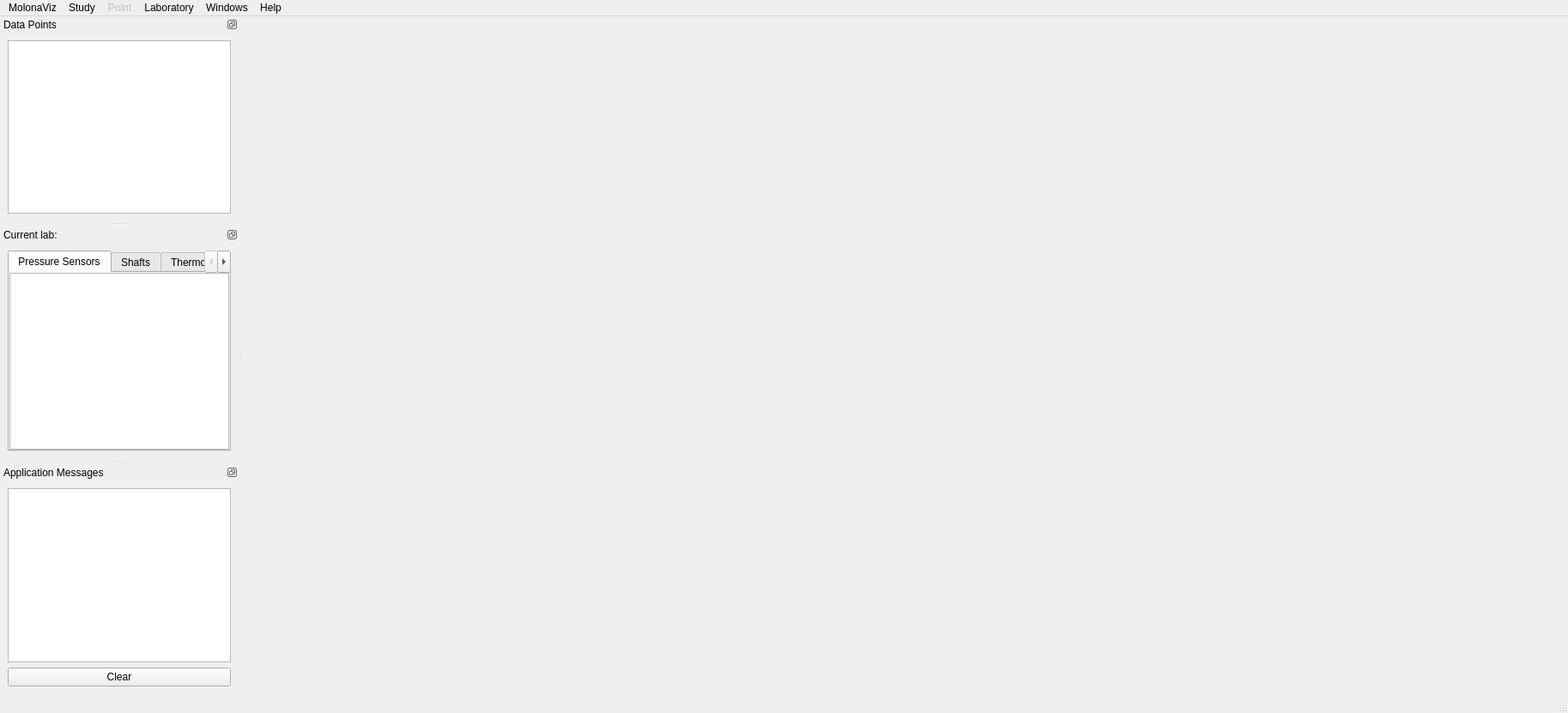
<?xml version="1.0" encoding="UTF-8"?>
<ui version="4.0">
 <class>MainWindow</class>
 <widget class="QMainWindow" name="MainWindow">
  <property name="geometry">
   <rect>
    <x>0</x>
    <y>0</y>
    <width>1827</width>
    <height>831</height>
   </rect>
  </property>
  <property name="mouseTracking">
   <bool>false</bool>
  </property>
  <property name="contextMenuPolicy">
   <enum>Qt::CustomContextMenu</enum>
  </property>
  <property name="windowTitle">
   <string>MolonaViz</string>
  </property>
  <widget class="QWidget" name="centralwidget"/>
  <widget class="QMenuBar" name="menubar">
   <property name="geometry">
    <rect>
     <x>0</x>
     <y>0</y>
     <width>1827</width>
     <height>26</height>
    </rect>
   </property>
   <widget class="QMenu" name="menuStudy">
    <property name="title">
     <string>Study</string>
    </property>
    <addaction name="actionCreateStudy"/>
    <addaction name="actionOpenStudy"/>
    <addaction name="separator"/>
    <addaction name="actionClose_Study"/>
   </widget>
   <widget class="QMenu" name="menuPoint">
    <property name="enabled">
     <bool>false</bool>
    </property>
    <property name="title">
     <string>Point</string>
    </property>
    <addaction name="actionImport_Point"/>
    <addaction name="actionOpen_Point"/>
    <addaction name="actionRemove_Point"/>
   </widget>
   <widget class="QMenu" name="menuWindows">
    <property name="title">
     <string>Windows</string>
    </property>
    <addaction name="actionSwitch_To_Tabbed_View"/>
    <addaction name="actionSwitch_To_SubWindow_View"/>
    <addaction name="actionSwitch_To_Cascade_View"/>
    <addaction name="separator"/>
    <addaction name="actionData_Points"/>
    <addaction name="actionSensors"/>
    <addaction name="actionApplication_Messages"/>
   </widget>
   <widget class="QMenu" name="menuMolonaViz">
    <property name="title">
     <string>MolonaViz</string>
    </property>
    <widget class="QMenu" name="menuPreferences">
     <property name="title">
      <string>Preferences</string>
     </property>
     <widget class="QMenu" name="menuTemperature">
      <property name="title">
       <string>Temperature</string>
      </property>
      <addaction name="actionTempToKelvin"/>
      <addaction name="actionTempToCelsius"/>
     </widget>
     <addaction name="menuTemperature"/>
    </widget>
    <addaction name="actionAboutMolonaViz"/>
    <addaction name="menuPreferences"/>
    <addaction name="separator"/>
    <addaction name="actionQuitMolonaViz"/>
   </widget>
   <widget class="QMenu" name="menuHelp">
    <property name="title">
     <string>Help</string>
    </property>
    <addaction name="actionOpenUserguideFR"/>
   </widget>
   <widget class="QMenu" name="menuLabo">
    <property name="title">
     <string>Laboratory</string>
    </property>
    <addaction name="actionImportLabo"/>
   </widget>
   <addaction name="menuMolonaViz"/>
   <addaction name="menuStudy"/>
   <addaction name="menuPoint"/>
   <addaction name="menuLabo"/>
   <addaction name="menuWindows"/>
   <addaction name="menuHelp"/>
  </widget>
  <widget class="QStatusBar" name="statusbar"/>
  <widget class="QDockWidget" name="dockDataPoints">
   <property name="features">
    <set>QDockWidget::DockWidgetFloatable|QDockWidget::DockWidgetMovable</set>
   </property>
   <property name="windowTitle">
    <string>Data Points</string>
   </property>
   <attribute name="dockWidgetArea">
    <number>1</number>
   </attribute>
   <widget class="QWidget" name="dockWidgetContents">
    <layout class="QVBoxLayout" name="verticalLayout">
     <item>
      <widget class="QTreeView" name="treeViewDataPoints">
       <property name="contextMenuPolicy">
        <enum>Qt::DefaultContextMenu</enum>
       </property>
       <property name="editTriggers">
        <set>QAbstractItemView::NoEditTriggers</set>
       </property>
       <attribute name="headerVisible">
        <bool>false</bool>
       </attribute>
      </widget>
     </item>
    </layout>
   </widget>
  </widget>
  <widget class="QDockWidget" name="dockSensors">
   <property name="features">
    <set>QDockWidget::DockWidgetFloatable|QDockWidget::DockWidgetMovable</set>
   </property>
   <property name="allowedAreas">
    <set>Qt::AllDockWidgetAreas</set>
   </property>
   <property name="windowTitle">
    <string>Current lab: </string>
   </property>
   <attribute name="dockWidgetArea">
    <number>1</number>
   </attribute>
   <widget class="QWidget" name="dockWidgetContents_2">
    <layout class="QHBoxLayout" name="horizontalLayout">
     <item>
      <widget class="QTabWidget" name="tabWidget">
       <property name="currentIndex">
        <number>0</number>
       </property>
       <widget class="QWidget" name="tab">
        <attribute name="title">
         <string>Pressure Sensors</string>
        </attribute>
        <layout class="QVBoxLayout" name="verticalLayout_2">
         <property name="spacing">
          <number>0</number>
         </property>
         <property name="leftMargin">
          <number>0</number>
         </property>
         <property name="topMargin">
          <number>0</number>
         </property>
         <property name="rightMargin">
          <number>0</number>
         </property>
         <property name="bottomMargin">
          <number>0</number>
         </property>
         <item>
          <widget class="QTreeView" name="treeViewPressureSensors">
           <attribute name="headerVisible">
            <bool>false</bool>
           </attribute>
          </widget>
         </item>
        </layout>
       </widget>
       <widget class="QWidget" name="tab_2">
        <attribute name="title">
         <string>Shafts</string>
        </attribute>
        <layout class="QVBoxLayout" name="verticalLayout_3">
         <property name="spacing">
          <number>0</number>
         </property>
         <property name="leftMargin">
          <number>0</number>
         </property>
         <property name="topMargin">
          <number>0</number>
         </property>
         <property name="rightMargin">
          <number>0</number>
         </property>
         <property name="bottomMargin">
          <number>0</number>
         </property>
         <item>
          <widget class="QTreeView" name="treeViewShafts">
           <attribute name="headerVisible">
            <bool>false</bool>
           </attribute>
          </widget>
         </item>
        </layout>
       </widget>
       <widget class="QWidget" name="tab_3">
        <attribute name="title">
         <string>Thermometers</string>
        </attribute>
        <layout class="QVBoxLayout" name="verticalLayout_4">
         <property name="spacing">
          <number>0</number>
         </property>
         <property name="leftMargin">
          <number>0</number>
         </property>
         <property name="topMargin">
          <number>0</number>
         </property>
         <property name="rightMargin">
          <number>0</number>
         </property>
         <property name="bottomMargin">
          <number>0</number>
         </property>
         <item>
          <widget class="QTreeView" name="treeViewThermometers">
           <attribute name="headerVisible">
            <bool>false</bool>
           </attribute>
          </widget>
         </item>
        </layout>
       </widget>
      </widget>
     </item>
    </layout>
   </widget>
  </widget>
  <widget class="QDockWidget" name="dockMessages">
   <property name="features">
    <set>QDockWidget::DockWidgetFloatable|QDockWidget::DockWidgetMovable</set>
   </property>
   <property name="windowTitle">
    <string>Application Messages</string>
   </property>
   <attribute name="dockWidgetArea">
    <number>1</number>
   </attribute>
   <widget class="QWidget" name="dockWidgetContents_3">
    <layout class="QVBoxLayout" name="verticalLayout_5">
     <item>
      <widget class="QTextEdit" name="textEditApplicationMessages"/>
     </item>
     <item>
      <widget class="QPushButton" name="pushButtonClear">
       <property name="text">
        <string>Clear</string>
       </property>
      </widget>
     </item>
    </layout>
   </widget>
  </widget>
  <action name="actionCreateStudy">
   <property name="text">
    <string>Create Study</string>
   </property>
  </action>
  <action name="actionOpenStudy">
   <property name="text">
    <string>Open Study</string>
   </property>
  </action>
  <action name="actionClose_Study">
   <property name="enabled">
    <bool>false</bool>
   </property>
   <property name="text">
    <string>Close Study</string>
   </property>
  </action>
  <action name="actionCreateStudy2">
   <property name="text">
    <string>CreateStudy2</string>
   </property>
  </action>
  <action name="actionImport_Point">
   <property name="text">
    <string>Import Point</string>
   </property>
  </action>
  <action name="actionOpen_Point">
   <property name="text">
    <string>Open Point</string>
   </property>
  </action>
  <action name="actionRemove_Point">
   <property name="text">
    <string>Remove Point</string>
   </property>
  </action>
  <action name="actionSwitch_To_Tabbed_View">
   <property name="enabled">
    <bool>true</bool>
   </property>
   <property name="text">
    <string>Switch To Tabbed View</string>
   </property>
  </action>
  <action name="actionSwitch_To_SubWindow_View">
   <property name="enabled">
    <bool>false</bool>
   </property>
   <property name="text">
    <string>Switch To SubWindow View</string>
   </property>
  </action>
  <action name="actionAboutMolonaViz">
   <property name="text">
    <string>About MolonaViz</string>
   </property>
  </action>
  <action name="actionQuitMolonaViz">
   <property name="text">
    <string>Quit MolonaViz</string>
   </property>
  </action>
  <action name="actionData_Points">
   <property name="checkable">
    <bool>true</bool>
   </property>
   <property name="checked">
    <bool>true</bool>
   </property>
   <property name="text">
    <string>Points</string>
   </property>
  </action>
  <action name="actionSensors">
   <property name="checkable">
    <bool>true</bool>
   </property>
   <property name="checked">
    <bool>true</bool>
   </property>
   <property name="text">
    <string>Sensors</string>
   </property>
  </action>
  <action name="actionApplication_Messages">
   <property name="checkable">
    <bool>true</bool>
   </property>
   <property name="checked">
    <bool>true</bool>
   </property>
   <property name="text">
    <string>Application Messages</string>
   </property>
  </action>
  <action name="actionTempToKelvin">
   <property name="text">
    <string>Kelvin</string>
   </property>
  </action>
  <action name="actionTempToCelsius">
   <property name="text">
    <string>Celsius</string>
   </property>
  </action>
  <action name="actionSwitch_To_Cascade_View">
   <property name="enabled">
    <bool>true</bool>
   </property>
   <property name="text">
    <string>Switch To Cascade View</string>
   </property>
  </action>
  <action name="actionOpenUserguideFR">
   <property name="text">
    <string>Open Userguide (FR)</string>
   </property>
  </action>
  <action name="actionImportLabo">
   <property name="text">
    <string>Import Laboratory</string>
   </property>
  </action>
 </widget>
 <resources/>
 <connections/>
</ui>
